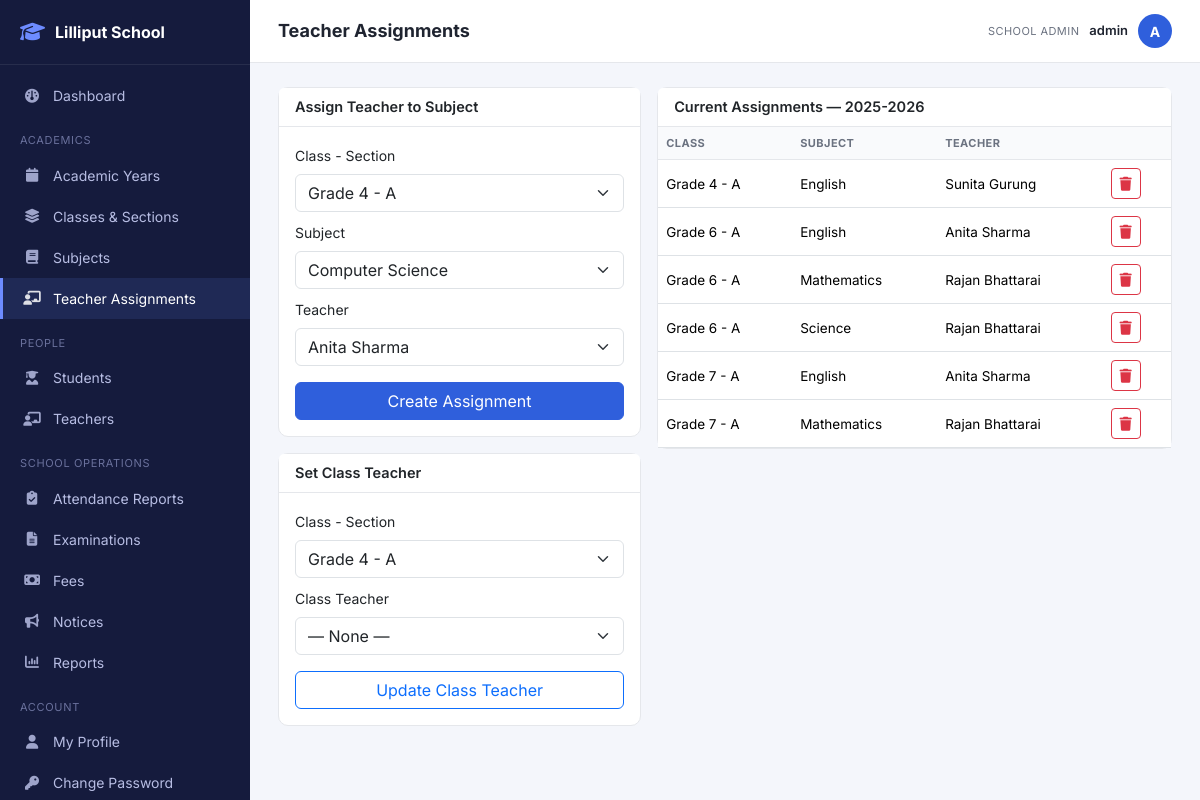
/admin/assignments.php (signed in), run on the app's committed database.
### tables this page shows
CREATE TABLE academic_years (
    id INT AUTO_INCREMENT PRIMARY KEY,
    name VARCHAR(20) NOT NULL UNIQUE,
    start_date DATE NOT NULL,
    end_date DATE NOT NULL,
    is_active TINYINT(1) NOT NULL DEFAULT 0
);

CREATE TABLE teacher_assignments (
    id INT AUTO_INCREMENT PRIMARY KEY,
    teacher_id INT NOT NULL,
    class_section_id INT NOT NULL,
    subject_id INT NOT NULL,
    academic_year_id INT NOT NULL,
    UNIQUE KEY uq_assignment (teacher_id, class_section_id, subject_id),
    FOREIGN KEY (teacher_id) REFERENCES teachers(id) ON DELETE CASCADE,
    FOREIGN KEY (class_section_id) REFERENCES class_sections(id) ON DELETE CASCADE,
    FOREIGN KEY (subject_id) REFERENCES subjects(id) ON DELETE CASCADE,
    FOREIGN KEY (academic_year_id) REFERENCES academic_years(id) ON DELETE CASCADE
);

CREATE TABLE classes (
    id INT AUTO_INCREMENT PRIMARY KEY,
    name VARCHAR(30) NOT NULL UNIQUE,
    sort_order INT NOT NULL DEFAULT 0
);

CREATE TABLE sections (
    id INT AUTO_INCREMENT PRIMARY KEY,
    name VARCHAR(10) NOT NULL UNIQUE
);

CREATE TABLE subjects (
    id INT AUTO_INCREMENT PRIMARY KEY,
    name VARCHAR(80) NOT NULL,
    code VARCHAR(20) NOT NULL UNIQUE,
    description VARCHAR(255) NULL,
    status ENUM('active','inactive') NOT NULL DEFAULT 'active'
);

CREATE TABLE teachers (
    id INT AUTO_INCREMENT PRIMARY KEY,
    user_id INT NOT NULL UNIQUE,
    employee_id VARCHAR(20) NOT NULL UNIQUE,
    first_name VARCHAR(60) NOT NULL,
    last_name VARCHAR(60) NOT NULL,
    phone VARCHAR(20) NULL,
    email VARCHAR(120) NULL,
    address VARCHAR(255) NULL,
    qualification VARCHAR(120) NULL,
    joining_date DATE NULL,
    photo VARCHAR(255) NULL,
    status ENUM('active','inactive') NOT NULL DEFAULT 'active',
    FOREIGN KEY (user_id) REFERENCES users(id) ON DELETE CASCADE
);

### core/helpers.php (called while the page is built, shortened)
<?php
function e(?string $value): string
{
    return htmlspecialchars((string)($value ?? ''), ENT_QUOTES, 'UTF-8');
}

### admin/assignments.php (the view, shortened to what this page needs)
<?php
$db = Database::connection();
$activeYear = $db->query("SELECT * FROM academic_years WHERE is_active=1 LIMIT 1")->fetch();
$teachers = $db->query('SELECT id, first_name, last_name FROM teachers WHERE status="active" ORDER BY first_name')->fetchAll();
$subjects = $db->query('SELECT id, name, code FROM subjects WHERE status="active" ORDER BY name')->fetchAll();
$classSections = [];
$assignments = [];
if ($activeYear) {
    $classSections = $db->prepare("
        SELECT cs.id, c.name AS class_name, s.name AS section_name, cs.class_teacher_id
        FROM class_sections cs JOIN classes c ON cs.class_id=c.id JOIN sections s ON cs.section_id=s.id
        WHERE cs.academic_year_id = :y ORDER BY c.sort_order, s.name
    ");
    $classSections->execute(['y' => $activeYear['id']]);
    $classSections = $classSections->fetchAll();
    $assignments = $db->prepare("
        SELECT ta.id, t.first_name, t.last_name, sub.name AS subject_name, c.name AS class_name, sec.name AS section_name
        FROM teacher_assignments ta
        JOIN teachers t ON ta.teacher_id = t.id
        JOIN subjects sub ON ta.subject_id = sub.id
        JOIN class_sections cs ON ta.class_section_id = cs.id
        JOIN classes c ON cs.class_id = c.id
        JOIN sections sec ON cs.section_id = sec.id
        WHERE ta.academic_year_id = :y
        ORDER BY c.sort_order, sec.name, sub.name
    ");
    $assignments->execute(['y' => $activeYear['id']]);
    $assignments = $assignments->fetchAll();
}
include __DIR__ . '/../includes/layout_start.php';
?>
<?php if (!$activeYear): ?>
    <div class="alert alert-warning">Set an active academic year and offer at least one class-section before assigning teachers.</div>
<?php else: ?>
<div class="row g-3">
    <div class="col-lg-5">
        <div class="card mb-3">
            <div class="card-header">Assign Teacher to Subject</div>
            <div class="card-body">
                <form method="post">
                    <div class="mb-2">
                        <label class="form-label small">Class - Section</label>
                        <select name="class_section_id" class="form-select" required>
                            <?php foreach ($classSections as $cs): ?>
                                <option value="<?= (int)$cs['id'] ?>"><?= e($cs['class_name'] . ' - ' . $cs['section_name']) ?></option>
                            <?php endforeach; ?>
                        </select>
                    </div>
                    <div class="mb-2">
                        <label class="form-label small">Subject</label>
                        <select name="subject_id" class="form-select" required>
                            <?php foreach ($subjects as $s): ?><option value="<?= (int)$s['id'] ?>"><?= e($s['name']) ?></option><?php endforeach; ?>
                        </select>
                    </div>
                    <div class="mb-3">
                        <label class="form-label small">Teacher</label>
                        <select name="teacher_id" class="form-select" required>
                            <?php foreach ($teachers as $t): ?><option value="<?= (int)$t['id'] ?>"><?= e($t['first_name'] . ' ' . $t['last_name']) ?></option><?php endforeach; ?>
                        </select>
                    </div>
                    <button class="btn btn-primary w-100">Create Assignment</button>
                </form>
            </div>
        </div>
        <div class="card">
            <div class="card-header">Set Class Teacher</div>
            <div class="card-body">
                <form method="post">
                    <div class="mb-2">
                        <label class="form-label small">Class - Section</label>
                        <select name="class_section_id" class="form-select" required>
                            <?php foreach ($classSections as $cs): ?>
                                <option value="<?= (int)$cs['id'] ?>"><?= e($cs['class_name'] . ' - ' . $cs['section_name']) ?></option>
                            <?php endforeach; ?>
                        </select>
                    </div>
                    <div class="mb-3">
                        <label class="form-label small">Class Teacher</label>
                        <select name="teacher_id" class="form-select">
                            <option value="">— None —</option>
                        </select>
                    </div>
                    <button class="btn btn-outline-primary w-100">Update Class Teacher</button>
                </form>
            </div>
        </div>
    </div>
    <div class="col-lg-7">
        <div class="card">
            <div class="card-header">Current Assignments — <?= e($activeYear['name']) ?></div>
            <div class="table-responsive">
                <table class="table mb-0">
                    <thead><tr><th>Class</th><th>Subject</th><th>Teacher</th><th></th></tr></thead>
                    <tbody>
                    <?php foreach ($assignments as $a): ?>
                        <tr>
                            <td><?= e($a['class_name'] . ' - ' . $a['section_name']) ?></td>
                            <td><?= e($a['subject_name']) ?></td>
                            <td><?= e($a['first_name'] . ' ' . $a['last_name']) ?></td>
                            <td>
                                <form method="post" data-confirm="Remove this assignment?">
                                    <button class="btn btn-sm btn-outline-danger"><i class="fa-solid fa-trash"></i></button>
                                </form>
                            </td>
                        </tr>
                    <?php endforeach; ?>
                    </tbody>
                </table>
            </div>
        </div>
    </div>
</div>
<?php endif; ?>
<?php include __DIR__ . '/../includes/layout_end.php'; ?>

### assets/css/style.css (style rules this page uses)
:root { --sidebar-width: 250px; --brand-color: #2f5fdc; --brand-color-dark: #1e3fa0; --bg-soft: #f4f6fb; --text-muted: #6b7280; --border-color: #e5e7eb; --radius: 10px; }
* { box-sizing: border-box; }
body { font-family: 'Inter', -apple-system, BlinkMacSystemFont, sans-serif; background: var(--bg-soft); color: #1f2430; margin: 0; }
.card { border: 1px solid var(--border-color); border-radius: var(--radius); }
.card-header { background: #fff; border-bottom: 1px solid var(--border-color); font-weight: 600; font-size: 14.5px; }
.table { font-size: 13.5px; }
.table thead th { background: #f9fafc; text-transform: uppercase; font-size: 11px; letter-spacing: .04em; color: var(--text-muted); font-weight: 700; border-bottom: 1px solid var(--border-color); }
.table td { vertical-align: middle; }
.btn-primary { background: var(--brand-color); border-color: var(--brand-color); }

### data on the page
academic_years: name "2025-2026"
teacher_assignments: classes.name "Grade 4 - A", subject.name "English", teacher.last_name "Sunita Gurung"
teacher_assignments: classes.name "Grade 6 - A", subject.name "English", teacher.last_name "Anita Sharma"
teacher_assignments: classes.name "Grade 6 - A", subject.name "Mathematics", teacher.last_name "Rajan Bhattarai"
teacher_assignments: classes.name "Grade 6 - A", subject.name "Science", teacher.last_name "Rajan Bhattarai"
teacher_assignments: classes.name "Grade 7 - A", subject.name "English", teacher.last_name "Anita Sharma"
teacher_assignments: classes.name "Grade 7 - A", subject.name "Mathematics", teacher.last_name "Rajan Bhattarai"

### other printed values
$label "Dashboard Academic Years Classes & Sections Subjects Teacher Assignments Students Teachers Attendance Reports Examinations Fees Notices Reports My Profile Change Password"
$pageTitle "Teacher Assignments"
role_label(Auth::role()) "SCHOOL ADMIN"
Auth::username() "admin"
substr(Auth::username(), 0, 1) "A"
form field class_section_id "Grade 4 - A"
form field subject_id "Computer Science"
form field teacher_id "Anita Sharma"
